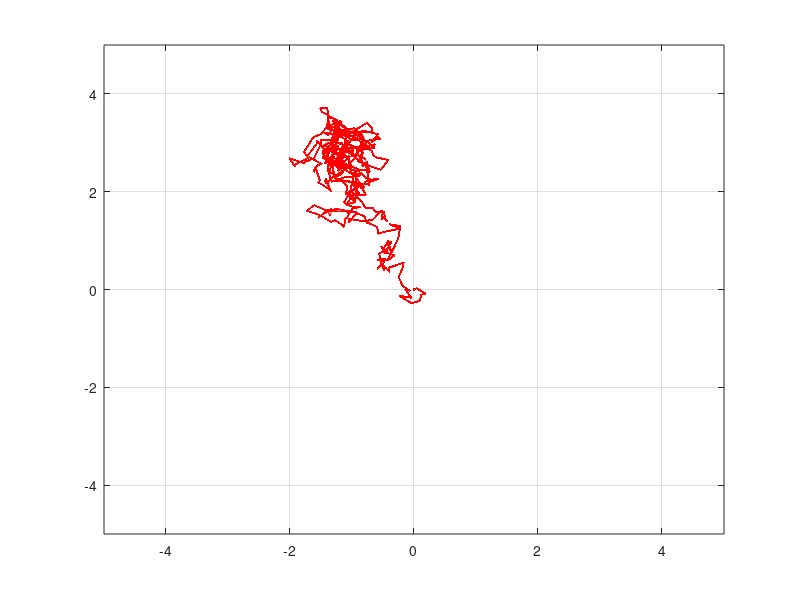

This chart was generated by the following MATLAB code:
clear;
clc;

% 2D Brownian Motion Plot

N = 500;
sigma = 0.1;

x = zeros(N);
y = zeros(N);


for i = 1:N
    x(i+1) = x(i) + sigma*randn();
    y(i+1) = y(i) + sigma*randn();
end

% Animation
for t=1:N
    plot(x(1:t), y(1:t), 'r');
    grid on;
    axis([-5 5 -5 5])
    hold on;
    drawnow;
end




